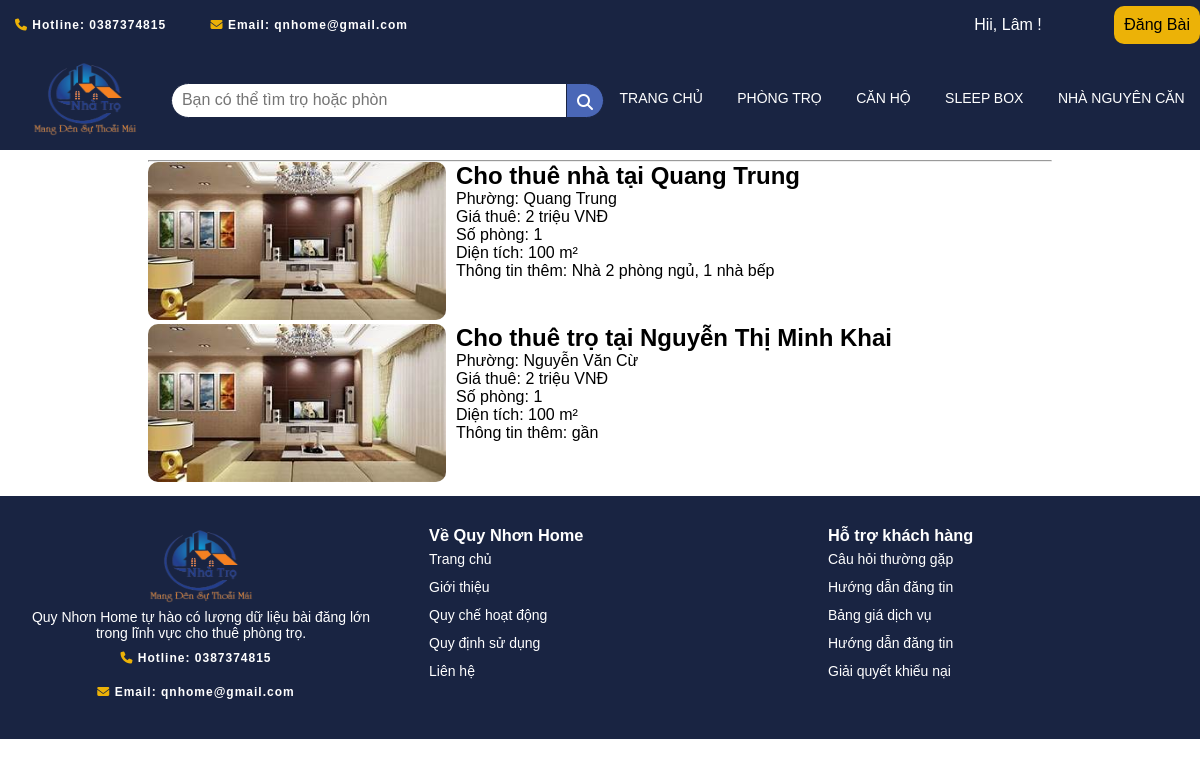
The page /trangdanhsachnhanguyencan.php (signed in) on the database its author committed.
### tables this page shows
CREATE TABLE IF NOT EXISTS `phongtro` (
  `Id_PhongTro` int(11) NOT NULL AUTO_INCREMENT,
  `TieuDe` text DEFAULT NULL,
  `LoaiHinhChoThue` text DEFAULT NULL,
  `HinhAnh` text DEFAULT NULL,
  `DiaChiCuThe` text DEFAULT NULL,
  `Phuong` text DEFAULT NULL,
  `Gia` text DEFAULT NULL,
  `DienTich` int(11) DEFAULT NULL,
  `SoPhong` int(11) DEFAULT NULL,
  `MoTa` text DEFAULT NULL,
  `Id_DanhMuc` int(11) DEFAULT NULL,
  `Id_User` int(11) DEFAULT NULL,
  `status` enum('pending','approved','rejected') NOT NULL,
  `full_text_search_column` text GENERATED ALWAYS AS (concat_ws(' ',`TieuDe`,`Phuong`,`Gia`,`SoPhong`,`DienTich`,`MoTa`)) STORED,
  `ThoiGianDang` datetime DEFAULT NULL,
  PRIMARY KEY (`Id_PhongTro`),
  KEY `Id_DanhMuc` (`Id_DanhMuc`),
  KEY `Id_User` (`Id_User`)
);

### trangdanhsachnhanguyencan.php (the view, shortened to what this page needs)
<!DOCTYPE html>
<html lang="en">
<head>
    <link rel="stylesheet" href="/css/trangdanhsachphongtro.css" />
    <link rel="stylesheet" href="https://cdnjs.cloudflare.com/ajax/libs/font-awesome/6.4.0/css/all.min.css" />
</head>
<body>
    <?php
    require 'layout/header.php';
    ?>
    <div class="main">
        <hr width="100%">
        <div class="thanhphan">
            <?php
            $kn = mysqli_connect("localhost", "root", "", "webtimtro") or die("Không kết nối được");
            mysqli_set_charset($kn, "utf8mb4");
            $caulenh = "SELECT phongtro.* FROM phongtro
            INNER JOIN danhmuc ON phongtro.Id_DanhMuc = danhmuc.Id_DanhMuc
            WHERE danhmuc.TenDanhMuc = 'Nhà nguyên căn' and phongtro.status='approved'";
            $kq = mysqli_query($kn, $caulenh);
            while ($row = mysqli_fetch_array($kq)) {
                $id_pt = $row["Id_PhongTro"];
                echo "<div class='tongquat'>
                    <a href='trangphongchitiet.php?id=$id_pt'>
                        <div class='noidung'>
                            <div class='left'>
                                <img src='/process/" . $row["HinhAnh"] . "' alt='hinhanh'/>
                            </div>
                            <div class='right'>
                                <h2>" . $row["TieuDe"] . "</h2>
                                <p>Phường: " . $row["Phuong"] . "</p>
                                <p>Giá thuê: " . $row["Gia"] . " VNĐ</p>
                                <p>Số phòng: " . $row["SoPhong"] . "</p>
                                <p>Diện tích: " . $row["DienTich"] . " m²</p>
                                <p>Thông tin thêm: " . $row["MoTa"] . "</p>
                            </div>
                        </div>
                    </a>
                </div>";
            }
            ?>
        </div>
    </div>
    <?php
     require 'layout/footer.php';
    ?>
</body>
</html>

### css/trangdanhsachphongtro.css (style rules this page uses)
* { box-sizing: border-box; outline: 0; font-family: 'Quicksand', sans-serif; margin: 0; }
body { margin: 0; padding: 0; }
.main { width: 77%; border: 1px none #b2b0b0; padding: 10px; margin: auto; }
.thanhphan { width: 100%; }
.tongquat a { color: black; text-decoration: none; }
.tongquat img { border-radius: 10px; overflow: hidden; }
.noidung { display: flex; }
.left { flex: 1; margin-right: 10px; }
.left img { width: 100%; height: auto; }
.right { flex: 2; }

### rows shown on the page
phongtro: HinhAnh (picture), TieuDe "Cho thuê nhà tại Quang Trung", Phuong "Quang Trung", Gia "2 triệu", SoPhong "1", DienTich "100", MoTa "Nhà 2 phòng ngủ, 1 nhà bếp"
phongtro: HinhAnh (picture), TieuDe "Cho thuê trọ tại Nguyễn Thị Minh Khai", Phuong "Nguyễn Văn Cừ", Gia "2 triệu", SoPhong "1", DienTich "100", MoTa "gần"

### other values the page prints
$_SESSION['ten'] "Lâm"
